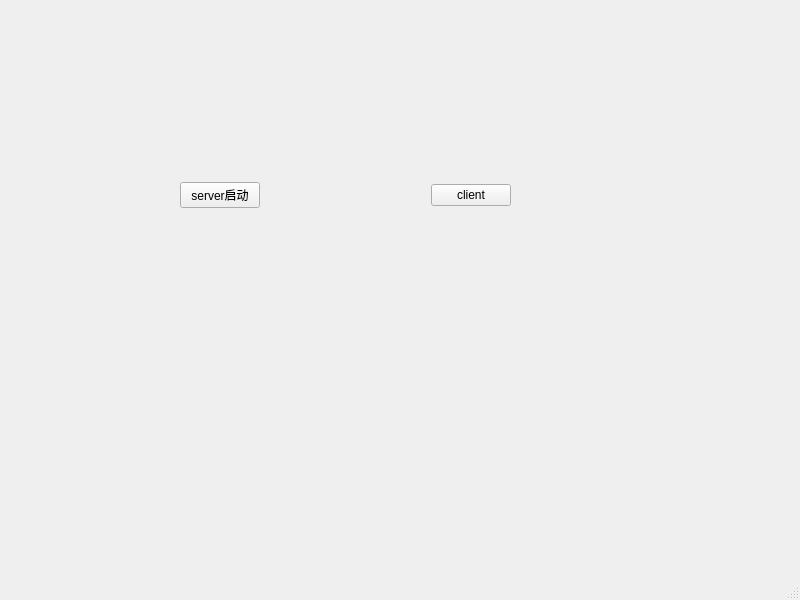
<?xml version="1.0" encoding="UTF-8"?>
<ui version="4.0">
 <class>MainWindow</class>
 <widget class="QMainWindow" name="MainWindow">
  <property name="geometry">
   <rect>
    <x>0</x>
    <y>0</y>
    <width>800</width>
    <height>600</height>
   </rect>
  </property>
  <property name="windowTitle">
   <string>MainWindow</string>
  </property>
  <widget class="QWidget" name="centralwidget">
   <widget class="QWidget" name="horizontalLayoutWidget">
    <property name="geometry">
     <rect>
      <x>180</x>
      <y>90</y>
      <width>331</width>
      <height>211</height>
     </rect>
    </property>
    <layout class="QHBoxLayout" name="horizontalLayout">
     <item>
      <widget class="QPushButton" name="startServerButton">
       <property name="text">
        <string>server启动</string>
       </property>
      </widget>
     </item>
     <item>
      <spacer name="horizontalSpacer">
       <property name="orientation">
        <enum>Qt::Horizontal</enum>
       </property>
       <property name="sizeHint" stdset="0">
        <size>
         <width>40</width>
         <height>20</height>
        </size>
       </property>
      </spacer>
     </item>
     <item>
      <widget class="QPushButton" name="startClientButton">
       <property name="text">
        <string>client</string>
       </property>
      </widget>
     </item>
    </layout>
   </widget>
  </widget>
  <widget class="QMenuBar" name="menubar">
   <property name="geometry">
    <rect>
     <x>0</x>
     <y>0</y>
     <width>800</width>
     <height>21</height>
    </rect>
   </property>
  </widget>
  <widget class="QStatusBar" name="statusbar"/>
 </widget>
 <resources/>
 <connections/>
</ui>
